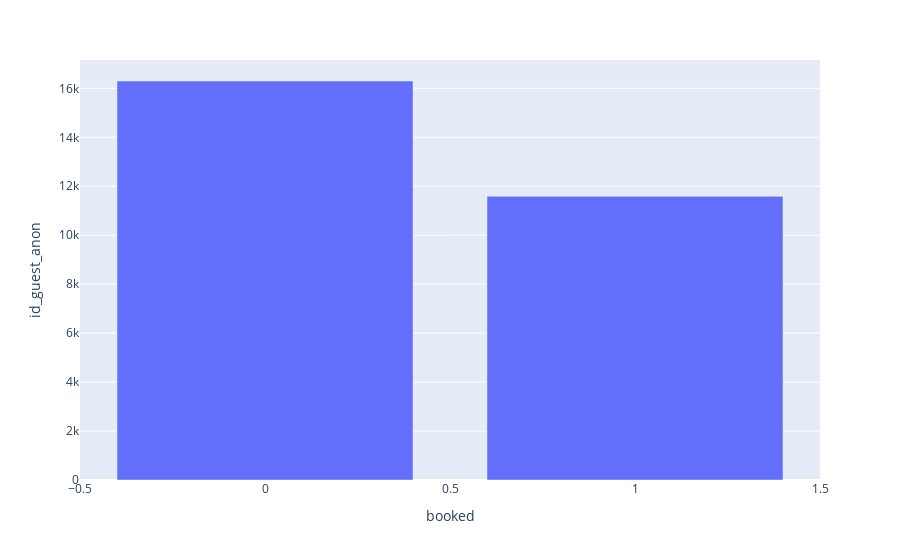

This figure's notebook cell:
### Code cell
px.bar(df_lst_cnct_usr.groupby("booked").count().reset_index(), y="id_guest_anon", x="booked")

### Figure 1 — Plotly figure (JSON) as saved in the notebook; plotly's stock layout.template omitted (floating-point values rounded to 4 significant figures)
{"data": [{"alignmentgroup": "True", "hovertemplate": "booked=%{x}<br>id_guest_anon=%{y}<extra></extra>", "legendgroup": "", "marker": {"color": "#636efa", "pattern": {"shape": ""}}, "name": "", "offsetgroup": "", "orientation": "v", "showlegend": false, "textposition": "auto", "type": "bar", "x": [0, 1], "xaxis": "x", "y": [16300, 11587], "yaxis": "y"}], "layout": {"barmode": "relative", "legend": {"tracegroupgap": 0}, "margin": {"t": 60}, "xaxis": {"anchor": "y", "domain": [0, 1], "title": {"text": "booked"}}, "yaxis": {"anchor": "x", "domain": [0, 1], "title": {"text": "id_guest_anon"}}}}
